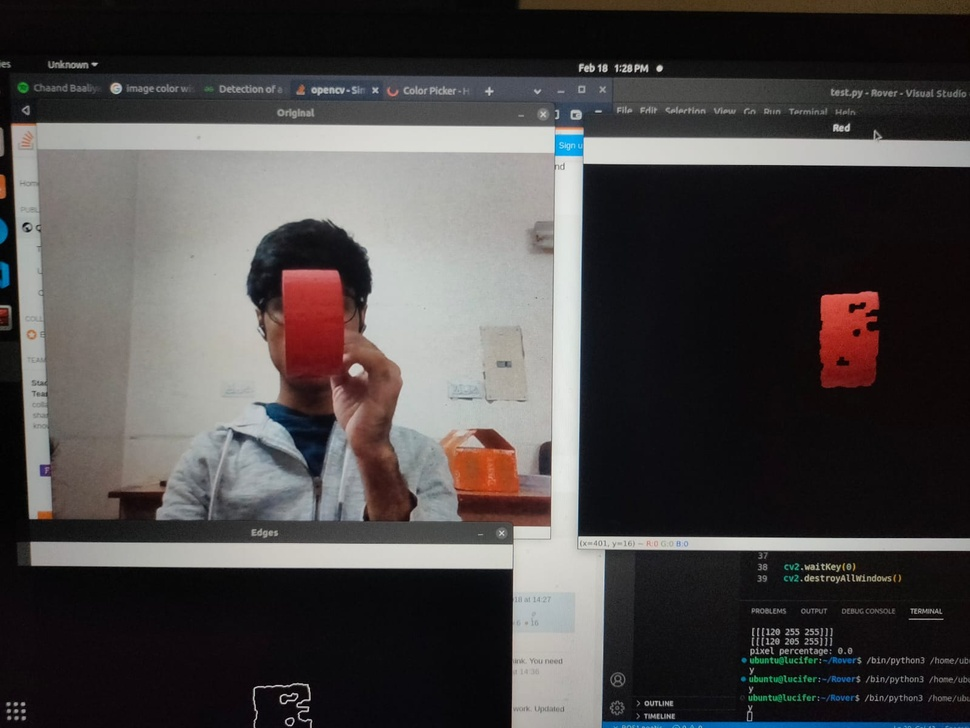
#> input picture colospace_segmentation.jpeg, 970 x 728 px, shrunk from 1599 x 1200 before the run, given in place of the camera
$ python camera.py
#> lines starting #> are read from the running program, lines starting #| are printed output that depends on the picture; after the words box and inside, x2 and y2 are one past the last pixel; in counts of white or black regions, pixels touching at a corner belong together
# [64 lines of commented-out code are left out]


import cv2
import numpy as np

# class Camera:
#     def __init__(self):
#         self.cap = cv2.VideoCapture(0)
#         # check/change parameter before testing

def capture():
    cap=cv2.VideoCapture(0)
    print(cap)
    _, src = cap.read()
#> src is the input picture: shape (728, 970, 3); mean B, G, R 71, 71.4, 74.8

    hsv = cv2.cvtColor(src, cv2.COLOR_BGR2HSV)
#> hsv: shape (728, 970, 3); mean H, S, V 76.1, 45.5, 77.5

    # Define the range of red color in HSV
    lower1 = np.array([0, 160, 100])  # S = 155, V = 84
    upper1 = np.array([5, 255, 255])  # 10

    # upper boundary RED color range values; Hue (160 - 180)
    lower2 = np.array([175, 160, 100])  # 160
    upper2 = np.array([179, 255, 255])

    lower_mask = cv2.inRange(hsv, lower1, upper1)
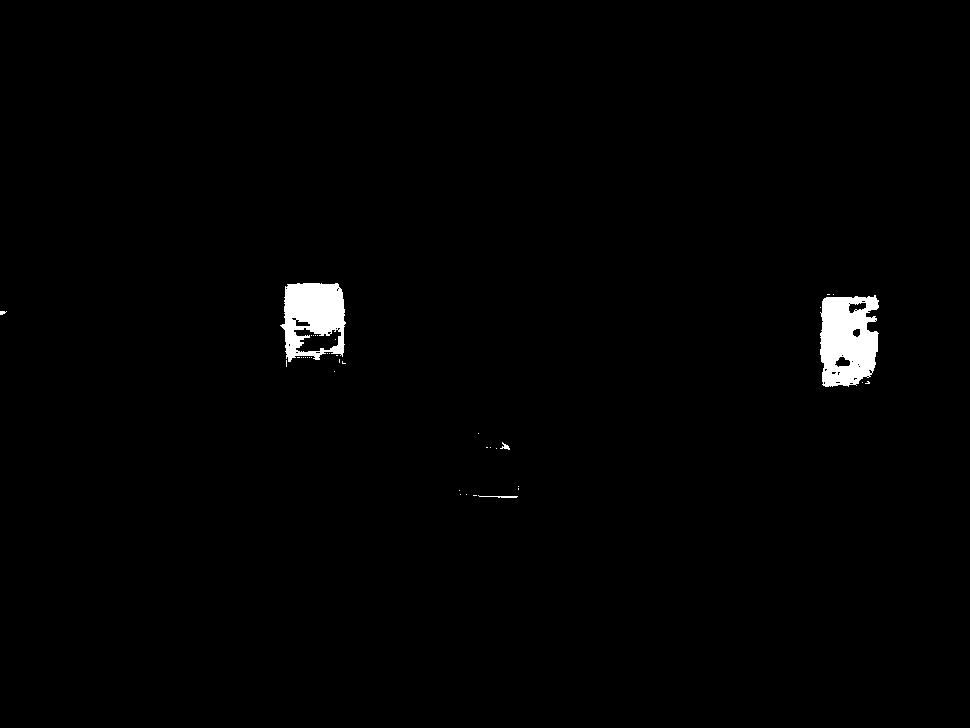
#> lower_mask: shape (728, 970); 1.1% white; 39 white regions (34 under 20 px), largest, box (x1, y1, x2, y2) and area: (820, 295, 879, 387) 4282, (280, 283, 346, 362) 3518, (478, 495, 518, 498) 58, (500, 442, 510, 450) 34, (0, 311, 7, 315) 20
    upper_mask = cv2.inRange(hsv, lower2, upper2)
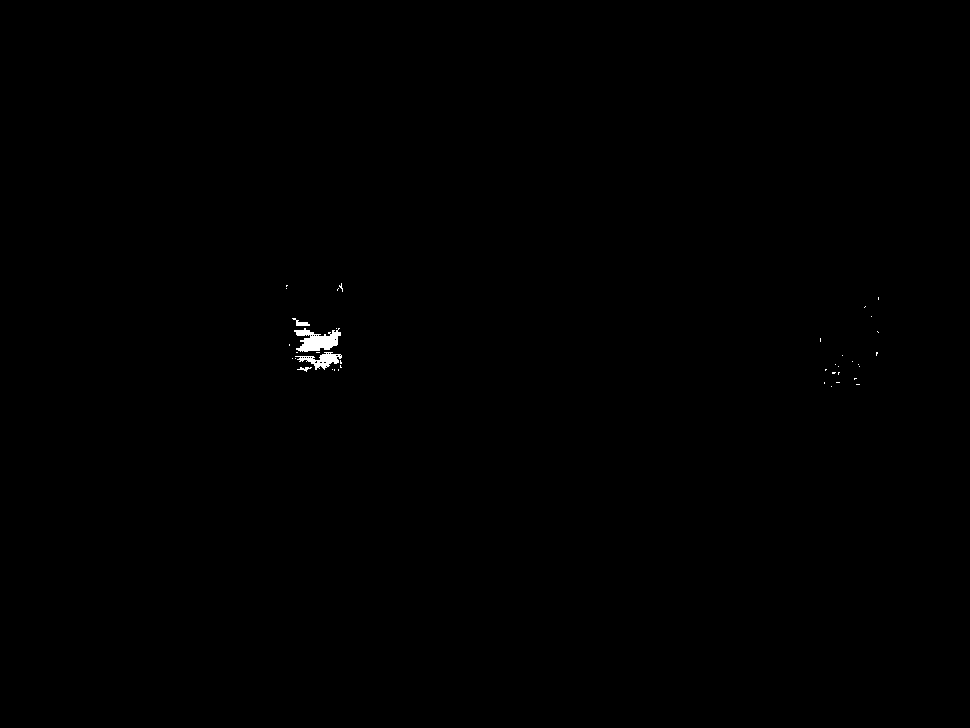
#> upper_mask: shape (728, 970); 0.17% white; 39 white regions (35 under 20 px), largest, box (x1, y1, x2, y2) and area: (294, 328, 341, 352) 664, (295, 352, 342, 370) 363, (292, 318, 310, 326) 64, (297, 367, 312, 372) 33

    full_mask = lower_mask + upper_mask
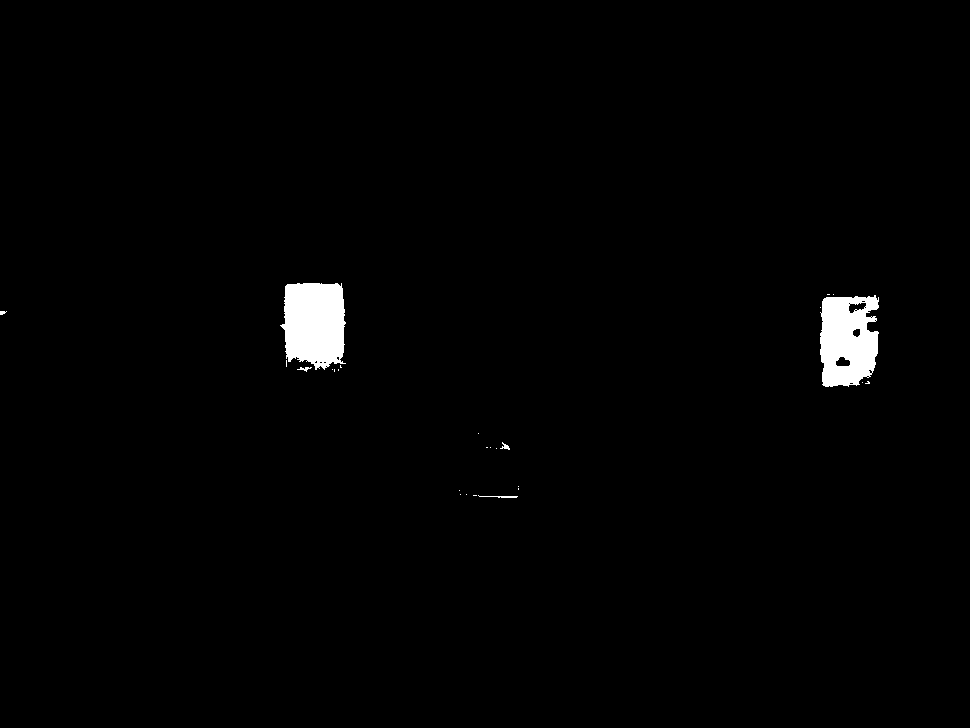
#> full_mask: shape (728, 970); 1.3% white; 26 white regions (20 under 20 px), largest, box (x1, y1, x2, y2) and area: (280, 283, 346, 370) 4675, (820, 295, 879, 387) 4335, (478, 495, 518, 498) 58, (500, 442, 510, 450) 34, (297, 367, 312, 372) 33, (0, 311, 7, 315) 20

    # Threshold the HSV image to get only red colors
    color = cv2.bitwise_and(src, src, mask=full_mask)
    val = np.nonzero(color)
    copy = np.copy(color)
    avg_x = 0
    avg_y = 0

    x_axis = list(val[1])
#> x_axis = 27606 items
    y_axis = list(val[0])
#> y_axis = 27606 items
    data = [x_axis,y_axis]

    if len(x_axis) > 0:

        # Remove Outliers
        outliers = []

        if outliers is not None:
            for i in range(len(outliers)):
                data[0].remove(outliers[i][0])
                data[1].remove(outliers[i][1])

            for i in range(len(outliers)):
                copy[outliers[i][1],outliers[i][0],0] = 0
                copy[outliers[i][1],outliers[i][0],1] = 0
                copy[outliers[i][1],outliers[i][0],2] = 0

        # Calculate centroids
        if len(data[0]) > 0:
            avg_x = int(round(np.average(data[0])))
#> avg_x = 568
            avg_y = int(round(np.average(data[1])))
#> avg_y = 333
            copy = cv2.circle(copy, (avg_x, avg_y),
                            radius=10, color=(0, 255, 0), thickness=-1)
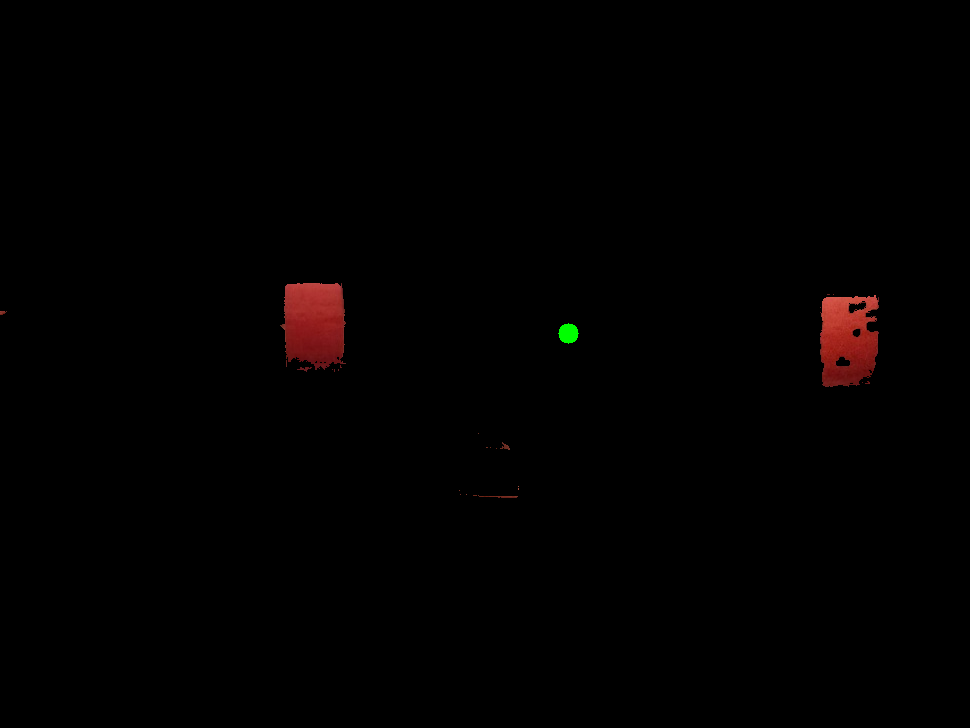
#> copy: shape (728, 970, 3); mean B, G, R 0.5, 0.6, 1.9

    return avg_x, src

if __name__== "__main__":
    capture()
    pass
